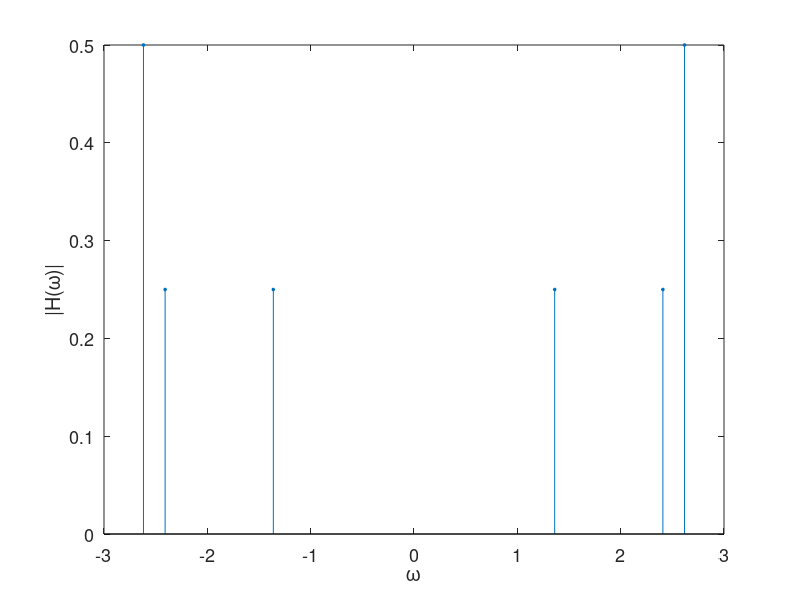
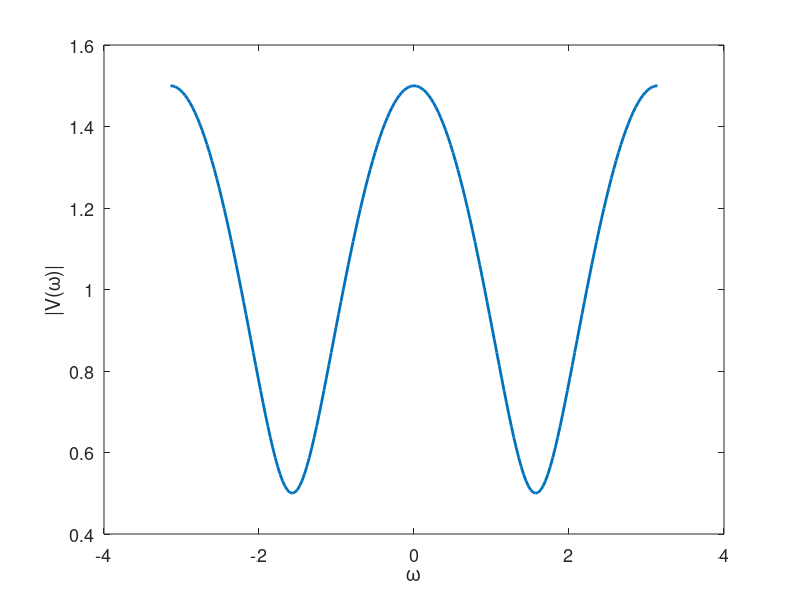
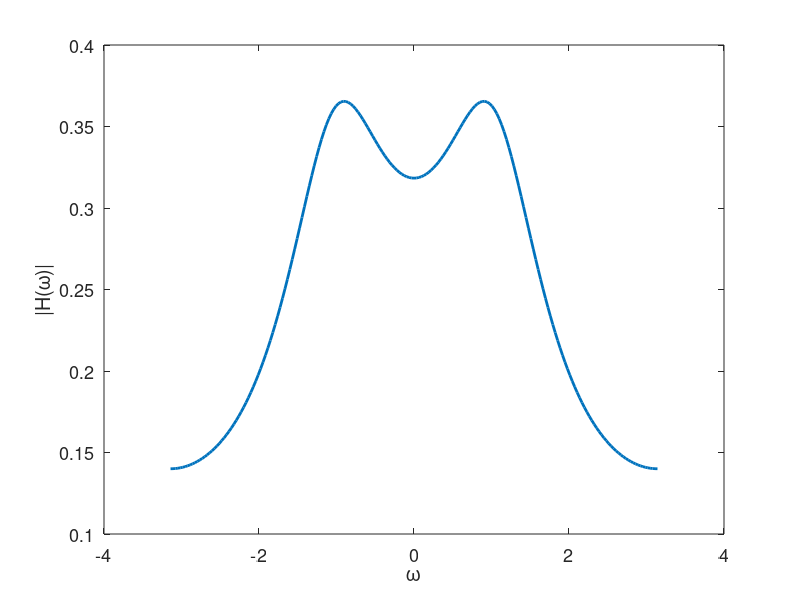
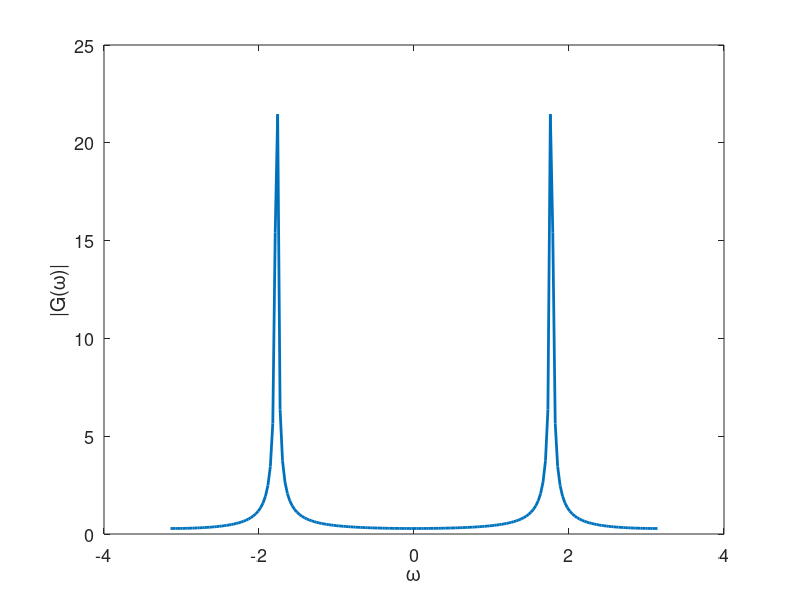

Recreate these plots in MATLAB, in order.
clear 
close all 
clc
dbstop if error

w = -pi:0.01*pi:pi;

%% 2(b)
x = [-5*pi/6 -23*pi/30 -13*pi/30 13*pi/30 23*pi/30 5*pi/6];
y = [0.5 0.25 0.25 0.25 0.25 0.5];
figure, stem(x,y,'filled', 'MarkerSize', 2), xlabel('\omega'), ylabel('|H(\omega)|')
set(gca, 'FontSize', 13)
saveas(gcf, '2b.jpg', 'jpg')


%% 3(d)
Vw = 1+0.5*exp(-1j*w*2);
figure, plot(w, abs(Vw), 'Linewidth',2), xlabel('\omega'), ylabel('|V(\omega)|')
set(gca, 'FontSize', 13)
saveas(gcf, '3d.jpg', 'jpg')

%% 4(b)
Hw = 1./(1+exp(-2*1j*w)-2*exp(-1j*w)+pi);
figure, plot(w, abs(Hw), 'Linewidth',2), xlabel('\omega'), ylabel('|H(\omega)|')
set(gca, 'FontSize', 13)
saveas(gcf, '4b.jpg', 'jpg')

%% 4(d)
Gw = (1./(2*1j*sqrt(pi)))*(1./(1-exp(1j*sqrt(pi))*exp(-1j*w))+1./(1-exp(-1j*sqrt(pi))*exp(-1j*w)));
figure, plot(w, abs(Gw), 'Linewidth',2), xlabel('\omega'), ylabel('|G(\omega)|')
set(gca, 'FontSize', 13)
saveas(gcf, '4d.jpg', 'jpg')

% 4(f)
Rw = (exp(-2j*w)+2*exp(-1j*w)+1)./(pi*(9*exp(-2j*w)-6*exp(-1j*w)+5));
figure, plot(w, abs(Rw), 'Linewidth',2), xlabel('\omega'), ylabel('|R(\omega)|')
set(gca, 'FontSize', 13)
saveas(gcf, '4f.jpg', 'jpg')

%% 5(c)
w  = -pi:0.01*pi:pi;
Hw = 1-exp(-1j*w);
figure, plot(w, abs(Hw), 'Linewidth',2), xlabel('\omega'), ylabel('|H(\omega)|')
set(gca, 'FontSize', 13)
saveas(gcf, '5c.jpg', 'jpg')

%% 5(i)
% w  = -pi:0.1*pi:pi;
Rw = 2*(1-exp(-1j*w))./(1+exp(-1j*w));
figure, plot(w, abs(Rw), 'Linewidth',2), xlabel('\omega'), ylabel('|R(\omega)|')
set(gca, 'FontSize', 13)
saveas(gcf, '5i.jpg', 'jpg')